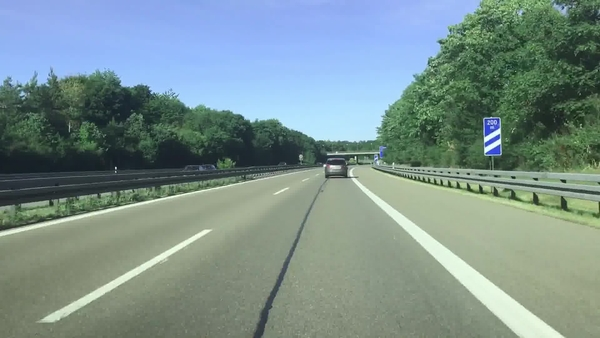
#> input picture tests/road.jpg, 600 x 338 px
$ python -i edge_detection.py   (imports and definitions only)   (older library calls are emulated)
#> lines starting #> are read from the running program, lines starting #| are printed output that depends on the picture
import cv2
import numpy as np


def binary_array(array, thresh, value=0):
  """
  Return a 2D binary array (mask) in which all pixels are either 0 or 1

  :param array: NumPy 2D array that we want to convert to binary values
  :param thresh: Values used for thresholding (inclusive)
  :param value: Output value when between the supplied threshold
  :return: Binary 2D array...
           number of rows x number of columns =
           number of pixels from top to bottom x number of pixels from
             left to right
  """
  if value == 0:
    # Create an array of ones with the same shape and type as
    # the input 2D array.
    binary = np.ones_like(array)

  else:
    # Creates an array of zeros with the same shape and type as
    # the input 2D array.
    binary = np.zeros_like(array)
    value = 1

  # If value == 0, make all values in binary equal to 0 if the
  # corresponding value in the input array is between the threshold
  # (inclusive). Otherwise, the value remains as 1. Therefore, the pixels
  # with the high Sobel derivative values (i.e. sharp pixel intensity
  # discontinuities) will have 0 in the corresponding cell of binary.
  binary[(array >= thresh[0]) & (array <= thresh[1])] = value

  return binary

def blur_gaussian(channel, ksize=3):
  """
  Implementation for Gaussian blur to reduce noise and detail in the image

  :param image: 2D or 3D array to be blurred
  :param ksize: Size of the small matrix (i.e. kernel) used to blur
                i.e. number of rows and number of columns
  :return: Blurred 2D image
  """
  return cv2.GaussianBlur(channel, (ksize, ksize), 0)

def mag_thresh(image, sobel_kernel=7, thresh=(0, 255)):
  """
  Implementation of Sobel edge detection

  :param image: 2D or 3D array to be blurred
  :param sobel_kernel: Size of the small matrix (i.e. kernel)
                       i.e. number of rows and columns
  :return: Binary (black and white) 2D mask image
  """
  # Get the magnitude of the edges that are vertically aligned on the image
  sobelx = np.absolute(sobel(image, orient='x', sobel_kernel=sobel_kernel))

  # Get the magnitude of the edges that are horizontally aligned on the image
  sobely = np.absolute(sobel(image, orient='y', sobel_kernel=sobel_kernel))

  # Find areas of the image that have the strongest pixel intensity changes
  # in both the x and y directions. These have the strongest gradients and
  # represent the strongest edges in the image (i.e. potential lane lines)
  # mag is a 2D array .. number of rows x number of columns = number of pixels
  # from top to bottom x number of pixels from left to right
  mag = np.sqrt(sobelx ** 2 + sobely ** 2)

  # Return a 2D array that contains 0s and 1s
  return binary_array(mag, thresh)

def sobel(img_channel, orient='x', sobel_kernel=3):
  """
  Find edges that are aligned vertically and horizontally on the image

  :param img_channel: Channel from an image
  :param orient: Across which axis of the image are we detecting edges?
  :sobel_kernel: No. of rows and columns of the kernel (i.e. 3x3 small matrix)
  :return: Image with Sobel edge detection applied
  """
  # cv2.Sobel(input image, data type, prder of the derivative x, order of the
  # derivative y, small matrix used to calculate the derivative)
  if orient == 'x':
    # Will detect differences in pixel intensities going from
        # left to right on the image (i.e. edges that are vertically aligned)
    sobel = cv2.Sobel(img_channel, cv2.CV_64F, 1, 0, sobel_kernel)
  if orient == 'y':
    # Will detect differences in pixel intensities going from
    # top to bottom on the image (i.e. edges that are horizontally aligned)
    sobel = cv2.Sobel(img_channel, cv2.CV_64F, 0, 1, sobel_kernel)

  return sobel

def threshold(channel, thresh=(128,255), thresh_type=cv2.THRESH_BINARY):
  """
  Apply a threshold to the input channel

  :param channel: 2D array of the channel data of an image/video frame
  :param thresh: 2D tuple of min and max threshold values
  :param thresh_type: The technique of the threshold to apply
  :return: Two outputs are returned:
             ret: Threshold that was used
             thresholded_image: 2D thresholded data.
  """
  # If pixel intensity is greater than thresh[0], make that value
  # white (255), else set it to black (0)
  return cv2.threshold(channel, thresh[0], thresh[1], thresh_type)

>>> import cv2
>>> picture = cv2.imread('tests/road.jpg')
#> picture is the input picture: shape (338, 600, 3); mean B, G, R 141.2, 144.2, 122.8
>>> result = mag_thresh(picture)
#> in sobel, `sobel = cv2.Sobel(img_channel, cv2.CV_64F, 1, 0, sobel_kernel)`:
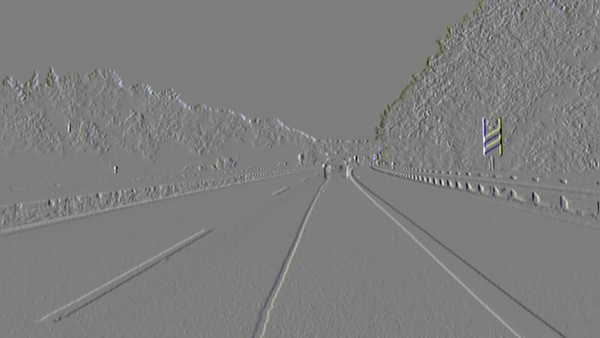
#> sobel: shape (338, 600, 3) float64; mean B, G, R -0.4, 0.1, 0.1; drawn with min black and max white
#> in mag_thresh, `sobelx = np.absolute(sobel(image, orient='x', sobel_kernel=sobel_kerne..`:
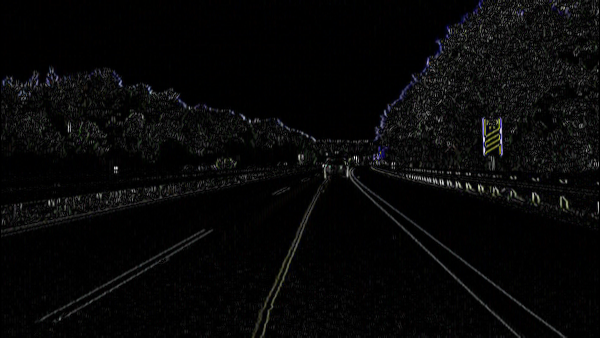
#> sobelx: shape (338, 600, 3) float64; mean B, G, R 22.7, 22.4, 22.2; drawn with min black and max white
#> call 2 of sobel, with orient = 'y', sobel_kernel = 7
#> in sobel (call 2), `sobel = cv2.Sobel(img_channel, cv2.CV_64F, 0, 1, sobel_kernel)`:
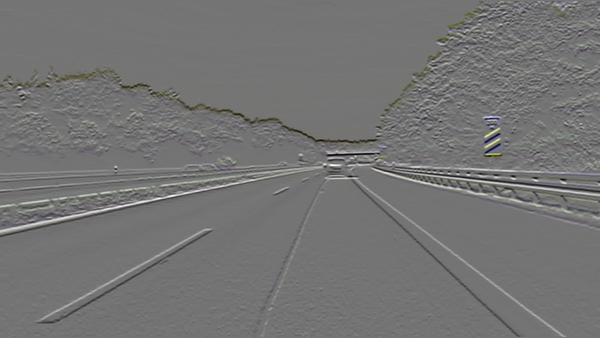
#> sobel: shape (338, 600, 3) float64; mean B, G, R -2.3, -0.8, -0.3; drawn with min black and max white
#> in mag_thresh, `sobely = np.absolute(sobel(image, orient='y', sobel_kernel=sobel_kerne..`:
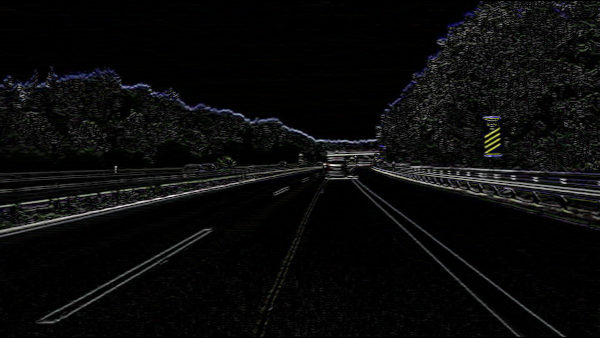
#> sobely: shape (338, 600, 3) float64; mean B, G, R 34.4, 34.2, 33.6; drawn with min black and max white
#> in mag_thresh, `mag = np.sqrt(sobelx ** 2 + sobely ** 2)`:
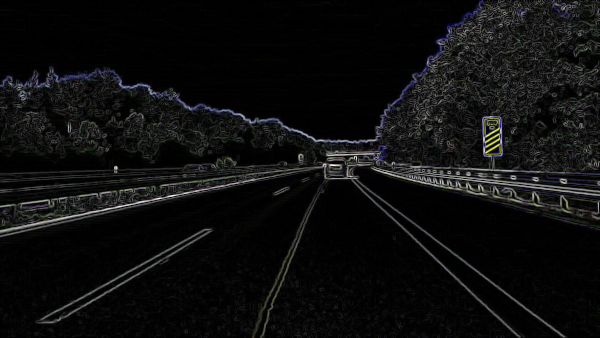
#> mag: shape (338, 600, 3) float64; mean B, G, R 46.2, 45.8, 45.1; drawn with min black and max white
#> in mag_thresh, `return binary_array(mag, thresh)`:
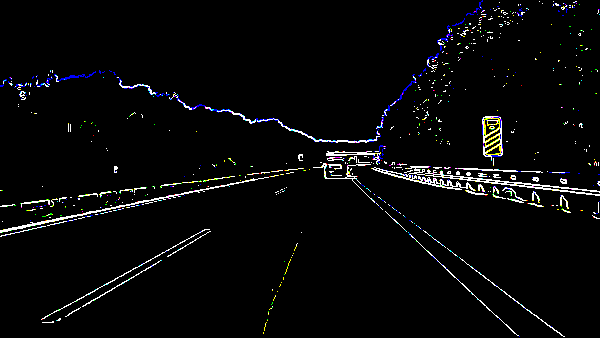
#> returned value: shape (338, 600, 3) float64; mean of channels 0, 1, 2 0.0332, 0.0314, 0.0305; drawn as B, G, R
